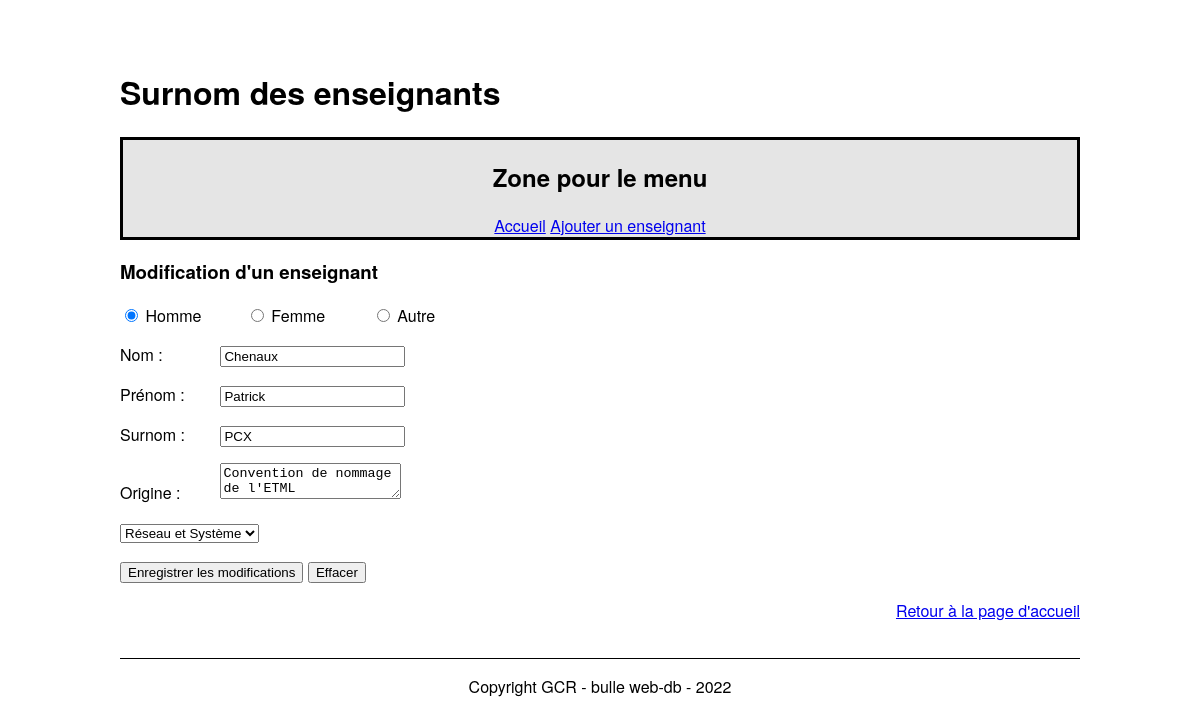
Page /updateTeacher.php?idTeacher=19 on the committed database.
### tables this page shows
CREATE TABLE `t_teacher` (
  `idTeacher` int NOT NULL,
  `teaFirstname` varchar(50) NOT NULL,
  `teaName` varchar(50) NOT NULL,
  `teaGender` char(1) NOT NULL,
  `teaNickname` varchar(50) NOT NULL,
  `teaOrigine` text NOT NULL,
  `fkSection` int NOT NULL,
  `teaVoix` int NOT NULL
);

### config.php (called while the page is built)
<?php
return[
    'host' => 'localhost',
    'port' => '6033',
    'dbname' => 'db_nickname',
    'username' => 'root',
    'password' => 'root'
];
?>

### Database.php (called while the page is built, shortened)
<?php
 class Database {
    private $connector;
    public function __construct() {
        $configs = include("../config.php");
        try
        {
            $this->connector = new PDO('mysql:host=' . $configs["host"]. ':' . $configs["port"] . ';dbname=' . $configs["dbname"] . ';charset=utf8' , $configs["username"], $configs["password"]);
        }
        catch (PDOException $e)
        {
            die('Erreur : ' . $e->getMessage());
        }
    }
    private function querySimpleExecute($query){
        $result = $this->connector->query($query);
        return $result;
    }
    private function formatData($result){
        $teachers = $result->fetchAll(PDO::FETCH_ASSOC);
        return $teachers;
    }
    public function getOneTeacher($id){
        $query = "SELECT * FROM t_teacher WHERE idTeacher = :idTeacher";
        $binds = array(':idTeacher' => $id);
        $result = $this->queryPrepareExecute($query, $binds);
        $teachers = $this->formatData($result);
        return $teachers[0];
    }
    private function queryPrepareExecute($query, $binds){
        $result= $this->connector->prepare($query);
        foreach ($binds as $param => $value)
        {
            $result->bindValue($param, $value);
        }
        $result->execute();
        return $result;
    }
    public function getTeacherSection($id) {
        $query = "SELECT secName
                    FROM t_section
                    INNER JOIN t_teacher ON idSection = fkSection
                    WHERE idTeacher = :idTeacher";
        $binds = array(':idTeacher' => $id);
        $result = $this->queryPrepareExecute($query, $binds);
        $teacherSection = $this->formatData($result);
        return $teacherSection[0];
    }
    public function getAllSections(){
        $query = 'SELECT * FROM t_section';
        $req = $this->querySimpleExecute($query);
        return $this->formatData($req);
    }
}
?>

### src/updateTeacher.php (the view, shortened to what this page needs)
<?php
include '../Database.php';
$db = new Database();
$sections = $db->getAllSections();
$idTeacher = $_GET['idTeacher'];
$infos = $db->getOneTeacher($idTeacher);
$sectionTeacher = $db->getTeacherSection($idTeacher);
?>
<!DOCTYPE html>
<html lang="fr">
<head>
    <link href="./css/style.css" rel="stylesheet">
</head>
<body>
    <header>
        <div class="container-header">
            <div class="titre-header">
                <h1>Surnom des enseignants</h1>
            </div>
        </div>
        <nav>
            <h2>Zone pour le menu</h2>
            <a href="./index.php">Accueil</a>
            <a href="./addTeacher.php">Ajouter un enseignant</a>
        </nav>
    </header>
    <div class="container">
        <div class="user-body">
            <form action="./checkUpdateForm.php" method="post" id="form">
                <h3>Modification d'un enseignant</h3>
                <input type="radio" id="genre1" name="genre" value="M" <?= $infos['teaGender'] == 'M' ? 'checked' : ''; ?>>
                <label for="genre1">Homme</label>
                <input type="radio" id="genre2" name="genre" value="F" <?= $infos['teaGender'] == 'F' ? 'checked' : ''; ?>>
                <label for="genre2">Femme</label>
                <input type="radio" id="genre3" name="genre" value="A" <?= $infos['teaGender'] == 'A' ? 'checked' : ''; ?>>
                <label for="genre3">Autre</label>
                <p>
                    <label for="firstName">Nom :</label>
                    <input type="text" name="firstName" id="firstName" value=<?= $infos['teaFirstname']; ?>>
                </p>
                <p>
                    <label for="name">Prénom :</label>
                    <input type="text" name="name" id="name"  value=<?= $infos['teaName']; ?>>
                </p>
                <p>
                    <label for="nickName">Surnom :</label>
                    <input type="text" name="nickName" id="nickName" value=<?= $infos['teaNickname']; ?>>
                </p>
                <p>
                    <label for="origin">Origine :</label>
                    <textarea name="origin" id="origin"><?= $infos['teaOrigine']; ?></textarea>
                </p>
                <p>
                    <select name="section" id="section">
                        <?php
                            foreach ($sections as $section) {
                                $selected = ($sectionTeacher['secName'] == $section['secName']) ? "selected" : "";
                                echo "<option value='" . $section['idSection'] . "' $selected>" . $section['secName'] . "</option>";
                            }
                        ?>
                    </select>
                </p>
                <p>
                    <input type="submit" value="Enregistrer les modifications">
                    <button type="button" onclick="document.getElementById('form').reset();">Effacer</button>
                </p>
            </form>
        </div>
        <div class="user-footer">
            <a href="./index.php">Retour à la page d'accueil</a>
        </div>
    </div>
    <footer>
        <p>Copyright GCR - bulle web-db - 2022</p>
    </footer>
</body>
</html>

### src/css/style.css (style rules this page uses)
body { font-family: "Helvetica Neue", Helvetica, Arial, sans-serif; margin: auto; width: 80%; }
nav { border: black solid 3px; background-color: #e5e5e5; text-align: center; }
.container { height: 50%; }
footer { border-top: black solid 1px; text-align: center; margin-top: 3vw; }
.user-footer { text-align: right; }
label { display: inline-block; width: 10%; }
.container-header { display: flex; justify-content: center; align-items: center; padding-top: 5%; }
.titre-header { width: 60%; height: 100%; }

### rows in the picture
t_teacher: teaGender "☑ Homme", teaGender "☐ Femme", teaGender "☐ Autre", firstName "Chenaux", name "Patrick", nickName "PCX", origin "Convention de nommage de l'ETML"

### other values in the picture
form field section "Réseau et Système"
